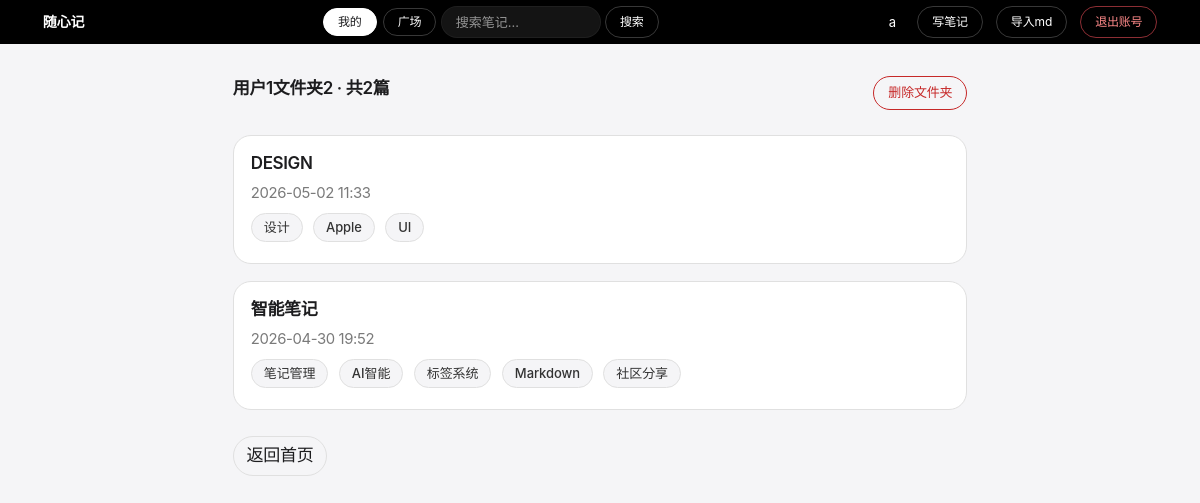
/folders/2 (signed in), run on the app's committed database.
### app.py (models this page shows)
class User(UserMixin, db.Model):
    id       = db.Column(db.Integer, primary_key=True)
    username = db.Column(db.String(80), unique=True, nullable=False)
    password = db.Column(db.String(200), nullable=False)
    notes    = db.relationship('Note', backref='author', lazy=True)
    comments = db.relationship('Comment', backref='author', lazy=True)

class Folder(db.Model):
    id      = db.Column(db.Integer, primary_key=True)
    name    = db.Column(db.String(100), nullable=False)
    user_id = db.Column(db.Integer, db.ForeignKey('user.id'), nullable=False)
    notes   = db.relationship('Note', backref='folder', lazy=True)

class Note(db.Model):
    id         = db.Column(db.Integer, primary_key=True)
    title      = db.Column(db.String(200), nullable=False)
    content    = db.Column(db.Text, nullable=False)
    created_at = db.Column(db.DateTime, default=datetime.utcnow)
    updated_at = db.Column(db.DateTime, default=datetime.utcnow)  # 手动在 edit 时刷新
    user_id    = db.Column(db.Integer, db.ForeignKey('user.id'), nullable=False)
    folder_id  = db.Column(db.Integer, db.ForeignKey('folder.id'), nullable=True)
    is_public  = db.Column(db.Boolean, default=False)
    is_deleted = db.Column(db.Boolean, default=False)
    deleted_at = db.Column(db.DateTime, nullable=True)
    tags       = db.relationship('Tag', secondary=note_tags, backref='notes')
    comments   = db.relationship('Comment', backref='note', lazy=True, order_by='Comment.created_at.desc()', cascade='all, delete-orphan')
    versions   = db.relationship('NoteVersion', backref='note', lazy=True, order_by='NoteVersion.created_at.desc()', cascade='all, delete-orphan')

class Tag(db.Model):
    id   = db.Column(db.Integer, primary_key=True)
    name = db.Column(db.String(50), unique=True, nullable=False)

### app.py (the view)
@app.route('/folders/<int:folder_id>')
@login_required
def view_folder(folder_id):
    folder = get_or_404(Folder, folder_id)
    if folder.user_id != current_user.id:
        from flask import abort
        abort(403)
    notes = (Note.query
             .filter_by(user_id=current_user.id, folder_id=folder.id, is_deleted=False)
             .order_by(Note.created_at.desc())
             .all())
    return render_template('folder.html', folder=folder, notes=notes)

### app.py (called while the page is built)
@app.template_filter('local_time')
def local_time(dt):
    if dt is None:
        return ''
    beijing = timezone(timedelta(hours=8))
    return dt.replace(tzinfo=timezone.utc).astimezone(beijing).strftime('%Y-%m-%d %H:%M')

def get_or_404(model, pk):
    obj = db.session.get(model, pk)
    if obj is None:
        from flask import abort
        abort(404)
    return obj

@login_manager.user_loader
def load_user(user_id):
    return db.session.get(User, int(user_id))

### templates/folder.html (shortened to what this page needs)
{% extends 'base.html' %}
{% block content %}
<div class="row justify-content-center">
    <div class="col-md-8">
        <div class="d-flex justify-content-between align-items-center mb-4">
            <h5>{{ folder.name }} · 共{{ notes|length }}篇</h5>
            <a href="/folders/{{ folder.id }}/delete" class="btn btn-sm btn-outline-danger"
               data-confirm="删除文件夹不会删除笔记，确定吗？">删除文件夹</a>
        </div>
        {% for note in notes %}
        <div class="card mb-3 p-3">
            <h5><a href="/notes/{{ note.id }}" class="text-decoration-none text-dark">{{ note.title }}</a></h5>
            <small class="text-muted">{{ note.created_at | local_time }}</small>
            <div class="mt-2">
                {% for tag in note.tags %}
                <a href="/tags/{{ tag.id }}" class="tag-badge tag-color-{{ tag.id % 8 }}">{{ tag.name }}</a>
                {% endfor %}
            </div>
        </div>
        {% else %}
        <div class="card p-4 text-center text-muted">
            <p>这个文件夹还没有笔记</p>
        </div>
        {% endfor %}
        <a href="/" class="btn btn-outline-secondary mt-2">返回首页</a>
    </div>
</div>
{% endblock %}

### templates/base.html (shortened to what this page needs)
<!DOCTYPE html>
<html>
<head>
    <link href="https://cdn.jsdelivr.net/npm/bootstrap@5.3.0/dist/css/bootstrap.min.css" rel="stylesheet">
    <link rel="stylesheet" href="https://cdn.jsdelivr.net/npm/easymde/dist/easymde.min.css">
</head>
<body>
    <nav class="navbar navbar-dark mb-4">
        <div class="container">
            <a class="navbar-brand fw-bold" href="/">随心记</a>
            {% if current_user.is_authenticated %}
            <form class="d-flex align-items-center me-2" method="GET" action="/search" id="navSearchForm">
                <div class="btn-group btn-group-sm me-1" role="group">
                    <label class="btn btn-outline-light" for="nav-scope-mine">我的</label>
                    <label class="btn btn-outline-light" for="nav-scope-plaza">广场</label>
                </div>
                <input type="text" name="q" class="form-control form-control-sm me-1" placeholder="搜索笔记..."
                    style="width:160px">
                <button type="submit" class="btn btn-sm btn-outline-light">搜索</button>
            </form>
            <div>
                <a href="/profile" class="text-white text-decoration-none me-3">{{ current_user.username }}</a>
                <a href="/notes/new" class="btn btn-sm btn-outline-light me-2">写笔记</a>
                <form method="POST" action="/notes/import" enctype="multipart/form-data" class="d-inline">
                    <label class="btn btn-sm btn-outline-light me-2">
                        导入md
                    </label>
                </form>
                <a href="/logout" class="btn btn-sm btn-outline-danger" data-confirm="确定要退出账号吗？">退出账号</a>
            </div>
            {% endif %}
        </div>
    </nav>
    <div class="container">
        {% block content %}{% endblock %}
    </div>
</body>
</html>

### templates/base.html (style rules this page uses)
:root { --color-primary: #0066cc; --color-primary-focus: #0071e3; --color-primary-on-dark: #2997ff; --color-canvas: #ffffff; --color-canvas-parchment: #f5f5f7; --color-surface-pearl: #fafafc; --color-surface-black: #000000; --color-ink: #1d1d1f; --color-ink-muted-80: #333333; --color-ink-muted-48: #7a7a7a; --color-hairline: #e0e0e0; --color-divider-soft: #f0f0f0; --radius-sm: 8px; --radius-md: 11px; --radius-lg: 18px; --radius-pill: 9999px; --shadow-product: rgba(0, 0, 0, 0.22) 3px 5px 30px 0; }
html, body { background-color: var(--color-canvas-parchment); color: var(--color-ink); font-family: -apple-system, BlinkMacSystemFont, "SF Pro Text", "SF Pro Display", "Helvetica Neue", "PingFang SC", "Microsoft YaHei", system-ui, sans-serif; font-size: 17px; line-height: 1.47; letter-spacing: -0.374px; -webkit-font-smoothing: antialiased; -moz-osx-font-smoothing: grayscale; }
h1, h2, h3, h4, h5, h6 { color: var(--color-ink); font-weight: 600; letter-spacing: -0.374px; }
h5 { font-size: 17px; line-height: 1.24; }
a { color: var(--color-primary); text-decoration: none; transition: color .2s ease; }
.navbar { background-color: var(--color-surface-black) !important; min-height: 44px; padding: 0 16px; margin-bottom: 32px !important; }
.navbar .container { min-height: 44px; }
.navbar-brand { color: #fff !important; font-size: 14px !important; font-weight: 600 !important; letter-spacing: -0.12px; }
.navbar .text-white, .navbar a.text-white { font-size: 13px; letter-spacing: -0.12px; }
#navSearchForm .form-control { height: 32px; padding: 4px 14px; border-radius: var(--radius-pill); border: 1px solid rgba(255, 255, 255, 0.12); background-color: rgba(255, 255, 255, 0.08); color: #fff; font-size: 13px; }
#navSearchForm .form-control::placeholder { color: rgba(255, 255, 255, 0.55); }
.navbar .btn-outline-light { border-radius: var(--radius-pill); padding: 4px 14px; font-size: 12px; font-weight: 400; letter-spacing: -0.12px; border-color: rgba(255, 255, 255, 0.22); color: #fff; }
.navbar .btn-outline-danger { border-radius: var(--radius-pill); padding: 4px 14px; font-size: 12px; border-color: rgba(255, 85, 95, 0.55); color: #ff8a8a; }
.navbar .btn-group { gap: 6px; }
.navbar .btn-check + .btn-outline-light { border-radius: var(--radius-pill) !important; padding: 4px 14px; font-size: 12px; margin-left: 0 !important; border: 1px solid rgba(255, 255, 255, 0.22) !important; }
.navbar .btn-check:checked + .btn-outline-light { background-color: #fff; color: var(--color-ink); border-color: #fff !important; }
.btn { border-radius: var(--radius-pill); font-weight: 400; letter-spacing: -0.224px; transition: transform .15s ease, background-color .2s ease, border-color .2s ease, color .2s ease; }
.btn-outline-secondary { border: 1px solid var(--color-hairline); color: var(--color-ink); background-color: transparent; }
.btn-outline-danger { border: 1px solid #c62828; color: #c62828; background-color: transparent; }
.btn-sm { padding: 6px 14px !important; font-size: 13px; letter-spacing: -0.224px; }
.card { border: 1px solid var(--color-hairline); border-radius: var(--radius-lg); background-color: var(--color-canvas); box-shadow: none; }
.card h5, .card h6 { font-weight: 600; }
.tag-badge { display: inline-block; padding: 4px 12px; border-radius: var(--radius-pill); font-size: 13px; font-weight: 500; letter-spacing: -0.08px; text-decoration: none; margin-right: 6px; margin-bottom: 4px; color: var(--color-ink-muted-80); background-color: var(--color-canvas-parchment); border: 1px solid var(--color-hairline); transition: filter .2s ease, transform .15s ease; }
.tag-color-0, .tag-color-1, .tag-color-2, .tag-color-3, .tag-color-4, .tag-color-5, .tag-color-6, .tag-color-7 { background-color: var(--color-canvas-parchment); color: var(--color-ink-muted-80); border-color: var(--color-hairline); }
.form-control, .form-select { border: 1px solid var(--color-hairline); border-radius: var(--radius-md); padding: 10px 14px; font-size: 15px; color: var(--color-ink); background-color: var(--color-canvas); transition: border-color .2s ease, box-shadow .2s ease; }
.text-muted { color: var(--color-ink-muted-48) !important; }
.text-dark { color: var(--color-ink) !important; }

### data on the page
User: username "a"
Folder: name "用户1文件夹2"
Note: title "DESIGN", created_at|local_time "2026-05-02 11:33"
Tag: name "设计"
Tag: name "Apple"
Tag: name "UI"
Note: title "智能笔记", created_at|local_time "2026-04-30 19:52"
Tag: name "笔记管理"
Tag: name "AI智能"
Tag: name "标签系统"
Tag: name "Markdown"
Tag: name "社区分享"

### other printed values
{{ notes|length }} "2"
